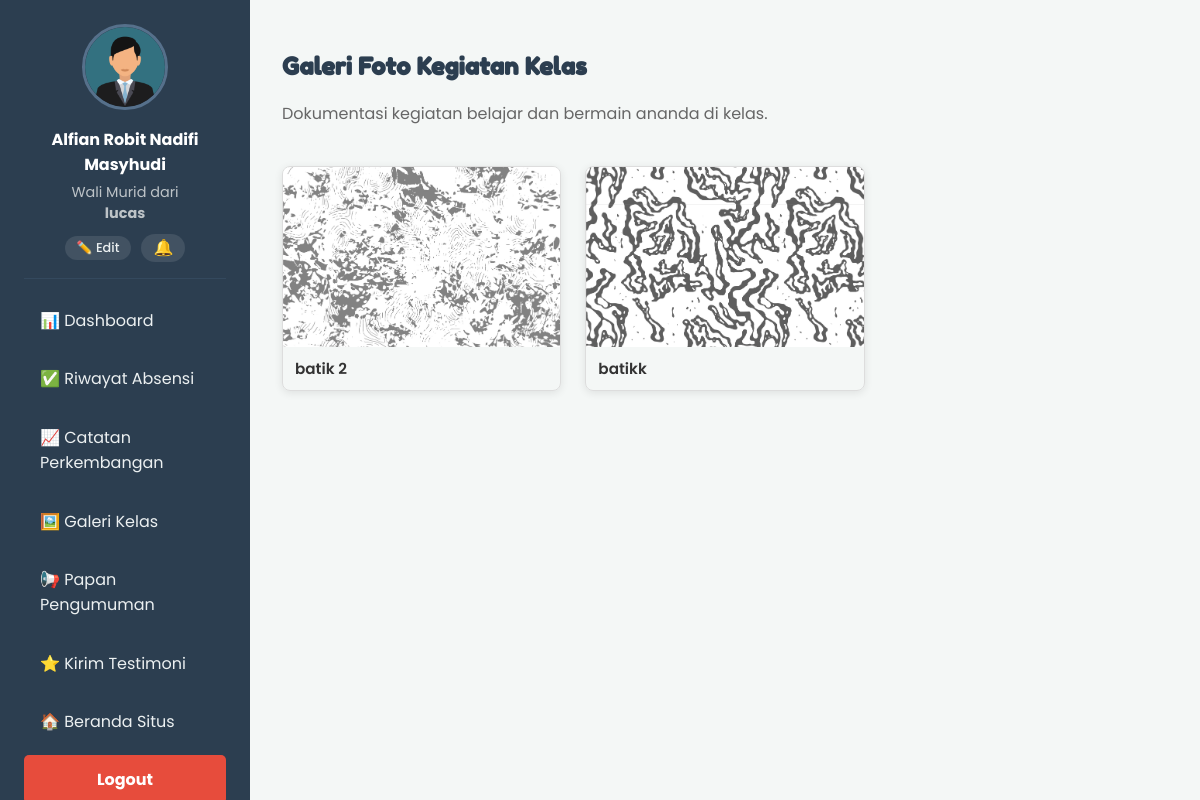
Screenshot of /wali/lihat_galeri.php (signed in) with the database file from the repository.
### tables this page shows
CREATE TABLE `galeri_kelas` (
  `id_foto` int(11) NOT NULL,
  `id_kelas` int(11) NOT NULL,
  `id_guru` int(11) NOT NULL,
  `nama_file` varchar(255) NOT NULL,
  `judul_foto` varchar(100) DEFAULT NULL,
  `is_favorit` tinyint(1) NOT NULL DEFAULT 0 COMMENT '0=tidak, 1=favorit',
  `tanggal_unggah` timestamp NOT NULL DEFAULT current_timestamp()
);

### wali/lihat_galeri.php (the view, shortened to what this page needs)
<?php
include 'template_header.php';
require_once '../config.php';
$id_siswa = $_SESSION['id_siswa'] ?? 0;
$stmt_kelas = $conn->prepare("SELECT id_kelas FROM calon_siswa WHERE id = ?");
$stmt_kelas->bind_param("i", $id_siswa);
$stmt_kelas->execute();
$result_kelas = $stmt_kelas->get_result();
$data_kelas = $result_kelas->fetch_assoc();
$id_kelas = $data_kelas['id_kelas'];
?>
<div class="admin-content-header">
    <h2>Galeri Foto Kegiatan Kelas</h2>
    <p>Dokumentasi kegiatan belajar dan bermain ananda di kelas.</p>
</div>
<div class="admin-content-body">
    <div class="gallery-view-container">
        <div class="photo-gallery">
            <?php
            $stmt_foto = $conn->prepare("SELECT nama_file, judul_foto FROM galeri_kelas WHERE id_kelas = ? ORDER BY tanggal_unggah DESC");
            $stmt_foto->bind_param("i", $id_kelas);
            $stmt_foto->execute();
            $result_foto = $stmt_foto->get_result();
            if ($result_foto->num_rows > 0) {
                while($foto = $result_foto->fetch_assoc()) {
            ?>
                <div class="photo-card">
                    <img src="../uploads/<?php echo htmlspecialchars($foto['nama_file']); ?>" alt="<?php echo htmlspecialchars($foto['judul_foto']); ?>">
                    <div class="photo-title"><?php echo htmlspecialchars($foto['judul_foto']); ?></div>
                </div>
            <?php
                }
            } else {
                echo "<p>Guru kelas belum mengunggah foto kegiatan apa pun.</p>";
            }
            ?>
        </div>
    </div>
</div>
<?php include 'template_footer.php'; ?>

### css/admin.css (style rules this page uses)
body { font-family: 'Poppins', sans-serif; margin: 0; background-color: #f4f7f6; color: #333; }
.admin-content-header h2 { font-family: 'Fredoka One', cursive; text-align: left; color: #2c3e50; }
.admin-content-header p { color: #666; margin-top: 0; }
.gallery-view-container { margin-top:2.5rem }
.photo-gallery { display:grid;grid-template-columns:repeat(auto-fill,minmax(220px,1fr));gap:1.5rem }
.photo-card { border:1px solid #ddd;border-radius:8px;overflow:hidden;box-shadow:0 2px 8px rgba(0,0,0,.09);display:flex;flex-direction:column;position:relative }
.photo-card img { width:100%;height:180px;object-fit:cover;display:block }
.photo-title { padding:10px 12px;font-weight:600;font-size:.95rem;color:#333 }

### rows the page displays
galeri_kelas: nama_file (picture), judul_foto "batik 2"
galeri_kelas: nama_file (picture), judul_foto "batikk"

### other values shown
$_SESSION['wali_nama'] "Alfian Robit Nadifi Masyhudi"
$_SESSION['siswa_nama'] "lucas"
